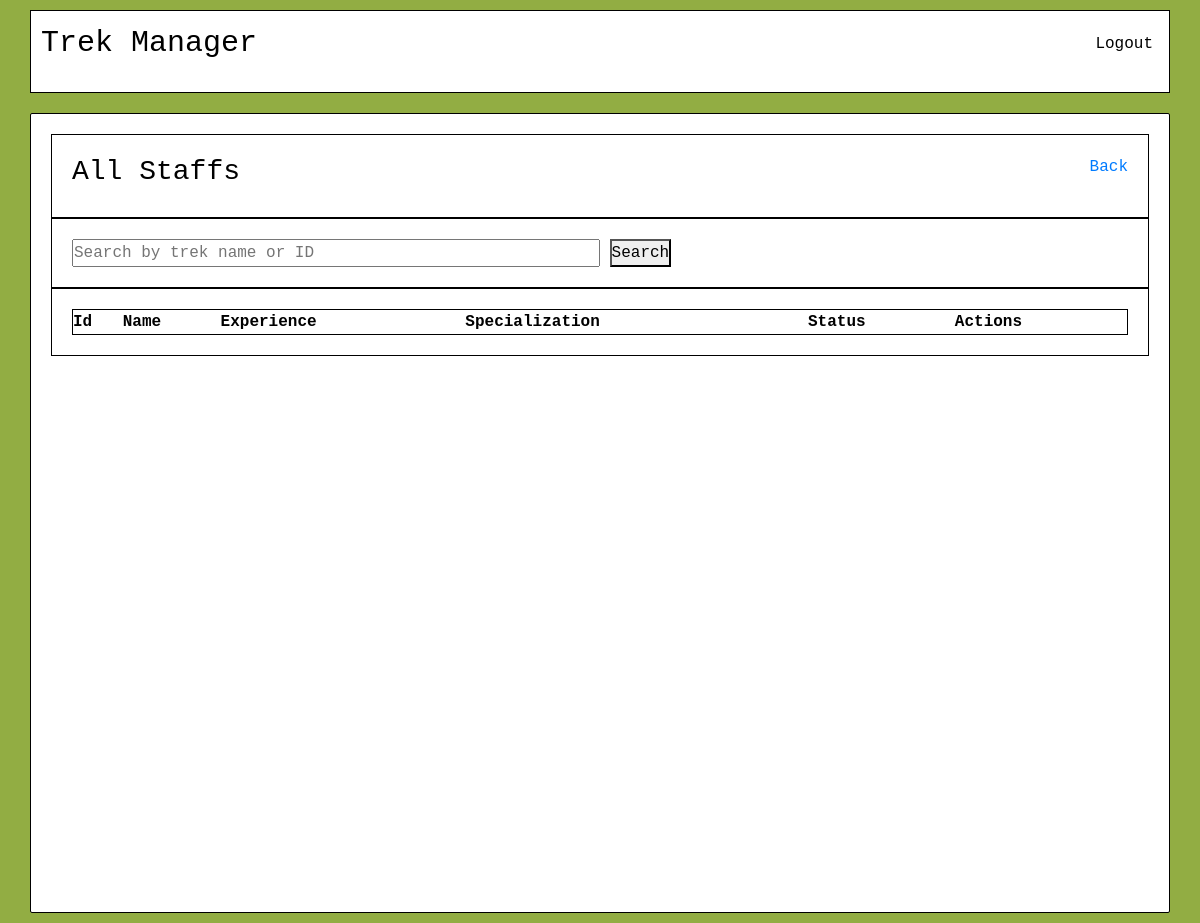
The page /admin/view_staffs (signed in) on the database as committed earlier.
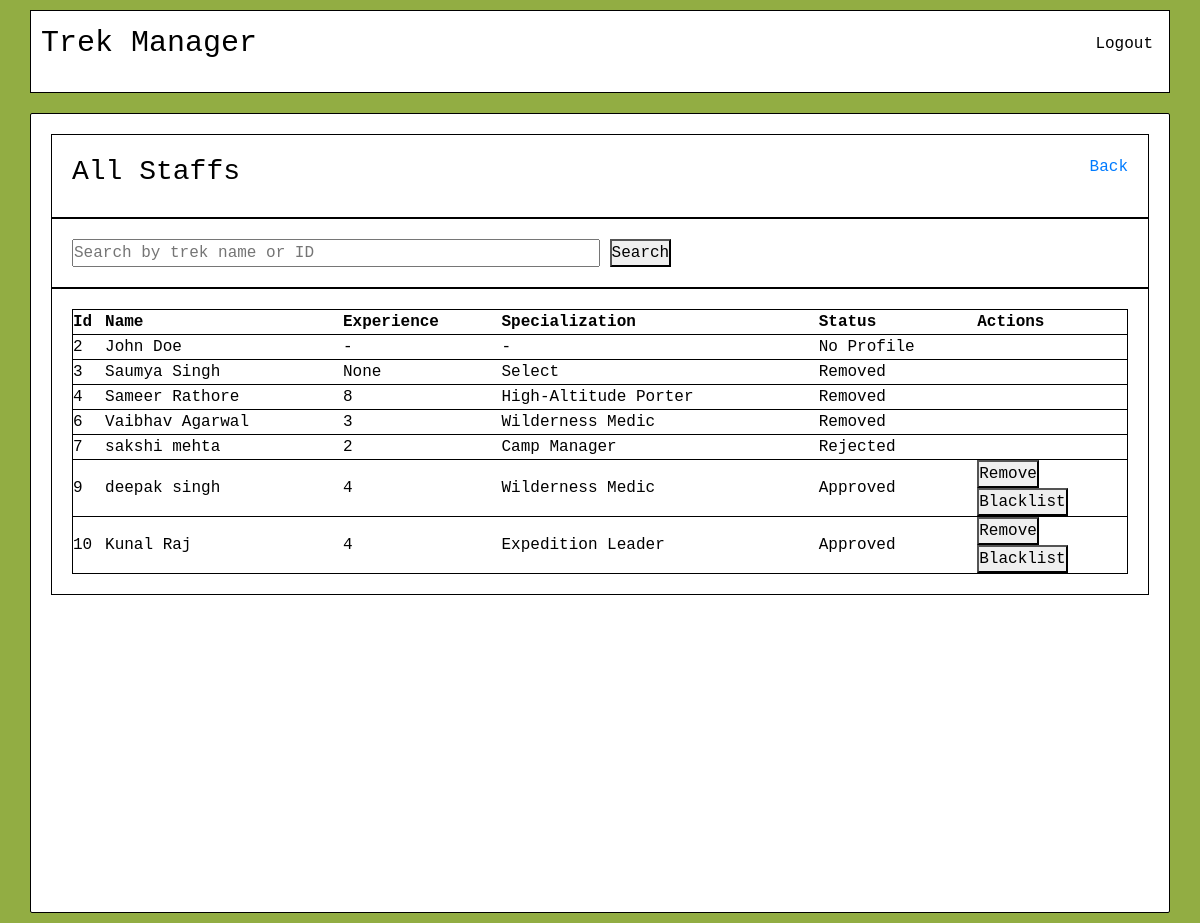
The same page on the database as committed later.
### models.py (models this page shows)
class User(db.Model):
    __tablename__ = "users"
    id = db.Column(db.Integer, primary_key=True)
    name = db.Column(db.String(100), nullable=False)
    email = db.Column(db.String(120), unique=True, nullable=False)
    password = db.Column(db.String(200), nullable=False)
    contact = db.Column(db.String(20), nullable=True)
    role = db.Column(db.String(20), nullable=False, default="Trekker")
    is_blacklisted = db.Column(db.Boolean, default=False, nullable=False)
    treks_managed = db.relationship("Trek", backref="manager", lazy=True)
    bookings = db.relationship("Booking", backref="trekker", lazy=True, cascade="all, delete-orphan")
    staff_profile = db.relationship("StaffProfile", backref="user", uselist=False, cascade="all, delete-orphan")

class StaffProfile(db.Model):
    __tablename__ = "staff_profiles"
    id = db.Column(db.Integer, primary_key=True)
    staff_status = db.Column(db.String(20), nullable=True)   # use it for trek staff to track if ther account is Pending, approved or rejected
    experience = db.Column(db.Integer, nullable=True)
    specialization = db.Column(db.String(100), nullable=True)
    user_id = db.Column(db.Integer, db.ForeignKey("users.id"), unique=True, nullable=False)

### admin.py (the view)
@admin.route("/view_staffs", methods=['GET'])
def view_staffs():
    search = request.args.get('search', "")
    query = User.query.filter_by(role="Staff")
    if search:
        if search.isdigit():
            query = query.filter(User.id == int(search))
        else:
            query = query.filter(User.name.ilike(f"%{search}%"))
    all_staffs = query.all()
    return render_template("admin/view_staffs.html", all_staffs=all_staffs, search=search)

### admin.py (called while the page is built)
@admin.before_request
def check_admin():
    if not session.get('user_id'):
        flash("Please log in to continue.", "error")
        return redirect(url_for('auth.login'))
    if session.get('role') != "Admin":
        flash("Unauthorised access.", "warning")
        return redirect(url_for('auth.login'))

### templates/admin/view_staffs.html (shortened to what this page needs)
{% extends "base.html" %}
{% block content %}
    <div class="dash-container">
        <div class="admin-dash-head">
            <h3>All Staffs</h3>
            <a href="{{ url_for('admin.dashboard') }}">Back</a>
        </div>
        <div class="search-box">
            <form action="{{ url_for('admin.view_staffs') }}" method="GET">
                <input type="text" name="search" value="{{ search }}" placeholder="Search by trek name or ID">
                <button type="submit">Search</button>
            </form>
        </div>
        <div class="list-box">
            <div class="trek-list">
                <table>
                    <thead>
                        <tr>
                            <th>Id</th>
                            <th>Name</th>
                            <th>Experience</th>
                            <th>Specialization</th>
                            <th>Status</th>
                            <th>Actions</th>
                        </tr>
                    </thead>
                    <tbody>
                        {% for staff in all_staffs %}
                            <tr>
                                <td>{{ staff.id }}</td>
                                <td>{{ staff.name }}</td>
                                <td>{{ staff.staff_profile.experience if staff.staff_profile else '-' }}</td>
                                <td>{{ staff.staff_profile.specialization if staff.staff_profile else '-' }}</td>
                                <td>{{ staff.staff_profile.staff_status if staff.staff_profile else 'No Profile' }}</td>
                                <td>
                                    {% if staff.staff_profile and staff.staff_profile.staff_status=="Approved" %}
                                        <form action="{{ url_for('admin.remove_staff', staff_id=staff.id) }}" method="POST">
                                            <button type="submit">Remove</button>
                                        </form>
                                        {% if not staff.is_blacklisted %}
                                            <form action="{{ url_for('admin.blacklist_user', user_id=staff.id) }}" method="POST">
                                                <button type="submit">Blacklist</button>
                                            </form>
                                        {% else %}
                                        <form action="{{ url_for('admin.unblacklist_user', user_id=staff.id) }}" method="POST">
                                            <button type="submit">Unblacklist</button>
                                        </form>
                                        {% endif %}
                                    {% endif %}
                                </td>
                            </tr>
                        {% endfor %}
                    </tbody>
                </table>
            </div>
        </div>
    </div>
{% endblock %}

### templates/base.html (shortened to what this page needs)
<!DOCTYPE html>
<html lang="en">
<head>
    <link rel="stylesheet" href="https://cdn.jsdelivr.net/npm/bootstrap@4.1.3/dist/css/bootstrap.min.css">
    <link rel="stylesheet" href="{{ url_for('static', filename='style.css') }}">
</head>
<body>
    {% block nav %}
        <nav>
            <div class="nav-bar">
                <p>Trek Manager</p>
                <ul class="user-nav">
                    {% if session.get('user_id') %}
                        <li class="nav-item">
                            <a class="nav-link" href="{{ url_for('auth.logout') }}">Logout</a>
                        </li>
                    {% endif %}
                </ul>
            </div>
        </nav>
    {% endblock %}
    {% block content %}
    {% endblock %}
</body>
</html>

### static/style.css (style rules this page uses)
* { margin: 0; padding: 0; font-family: monospace; box-sizing: border-box; }
body { background-color: rgb(146, 173, 67); display: flex; flex-direction: column; align-items: center; min-height: 100vh; }
nav { width: 100%; }
.nav-bar { margin: 10px auto; padding: 10px; display: flex; align-items: center; justify-content: space-between; border: 1px solid black; width: 95%; color: rgb(0, 0, 0); background-color: rgb(255, 255, 255); }
.nav-bar p { font-size: 30px; color: rgb(0, 0, 0); }
.user-nav { list-style: none; display: flex; }
.nav-item .nav-link { color: rgb(0, 0, 0); padding: 6px; }
.dash-container { margin: 10px auto; padding: 20px; width: 95%; height: 100vh; border: 1px solid black; border-radius: 2px; color: rgb(0, 0, 0); background-color: rgb(255, 255, 255); }
.admin-dash-head { border: 1px solid black; display: flex; justify-content: space-between; padding: 20px; }
.trek-list { border: 1px solid black; padding: 20px; }
.trek-list table { border: 1px solid black; padding: 5px; width: 100%; }
.trek-list thead { border: 1px solid black; padding: 5px; }
.trek-list tr { border: 1px solid black; padding: 5px; }
.search-box { border: 1px solid black; padding: 20px; }
.search-box input { width: 50%; }

Rows that differ between the two databases and show on the page:
added User: id "2", name "John Doe", staff_profile "-", staff_profile "No Profile"
added User: id "3", name "Saumya Singh", staff_profile "None", staff_profile "Select", staff_profile "Removed"
added User: id "4", name "Sameer Rathore", staff_profile "8", staff_profile "High-Altitude Porter", staff_profile "Removed"
added User: id "6", name "Vaibhav Agarwal", staff_profile "3", staff_profile "Wilderness Medic", staff_profile "Removed"
added User: id "7", name "sakshi mehta", staff_profile "2", staff_profile "Camp Manager", staff_profile "Rejected"
added User: id "9", name "deepak singh", staff_profile "4", staff_profile "Wilderness Medic", staff_profile "Approved"
added User: id "10", name "Kunal Raj", staff_profile "4", staff_profile "Expedition Leader", staff_profile "Approved"
